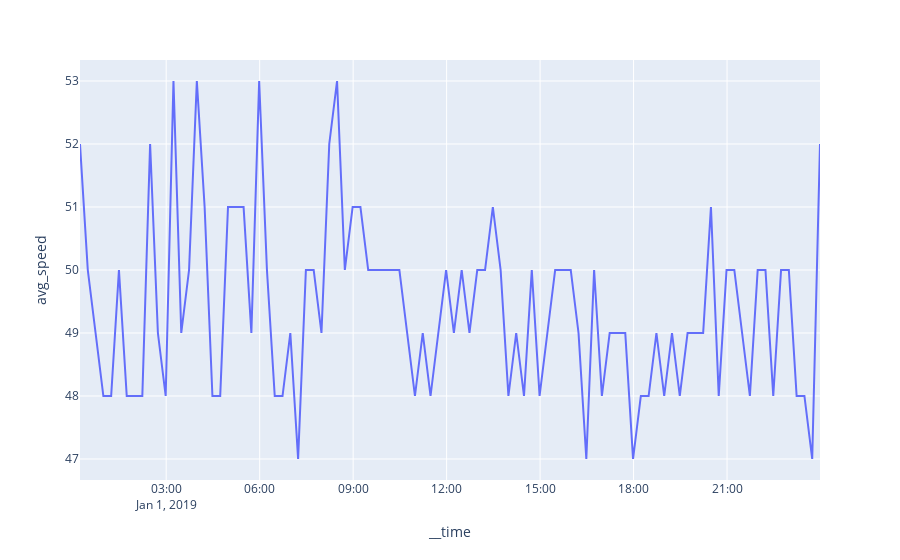
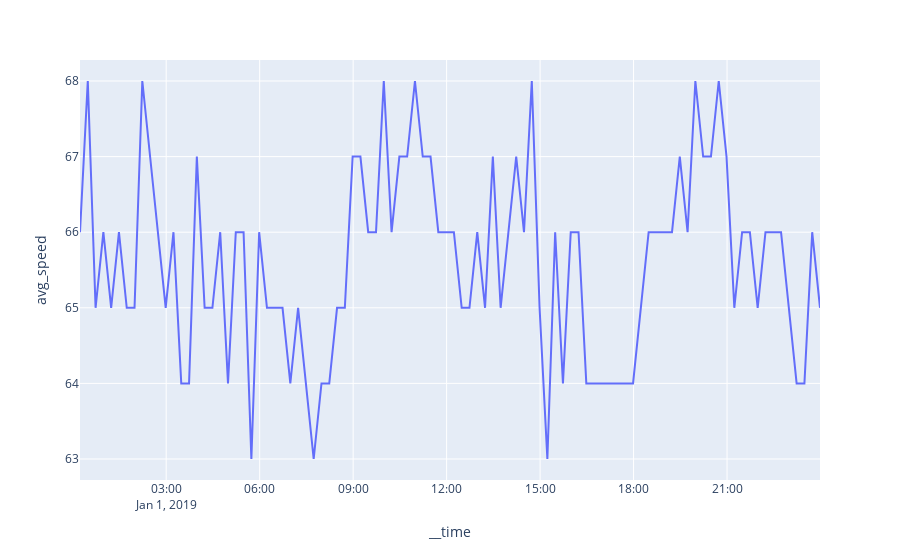

Source (notebook cell) for these figures, in order:
### Code cell
from plotly import graph_objs as go
import plotly.express as px


grouped = df.groupby('site')

for name, group in df.groupby('site'):    
    fig = px.line(group, x=group['__time'], y=group['avg_speed'])
    fig.show()
